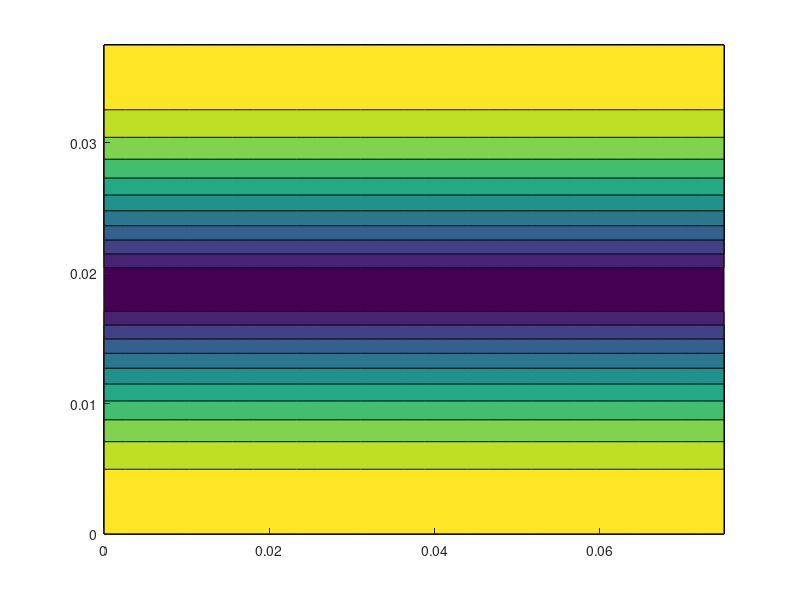

The MATLAB source for this figure: (Note: this script raises an error after producing the figure.)
clc
clear
close all

% 2.4 GHz Resonator Cavity

% Width
a = 0.075;

% Height
b = 0.0375;

% Depth
c = 0.113067;

% permittivity
e0 = 8.854e-12;

% permeability
mu0 = (4*pi)*(10^(-7));

% frequency
f = 5.7e9;

% convert frequency to omega
omega_f = 2.*pi.*f;

% beta
beta = omega_f.*sqrt(mu0.*e0);

% Transverse Electric TE

for m = 1:1:5
for n = 1:1:5
for p = 1:1:5
    frTE(m,n,p) = ((3e8)/(2*pi)).*sqrt((((m-1).*pi)./a).^2 + (((n-1).*pi)./b).^2 + ((p.*pi)./c).^2);
end
end
end

% Transverse Magnetic TM

for m = 1:1:5
for n = 1:1:5
for p = 1:1:5
    frTM(m,n,p) = ((3e8)/(2*pi)).*sqrt((((m).*pi)./a).^2 + (((n).*pi)./b).^2 + (((p-1).*pi)./c).^2);
end
end
end

for m = 1:1:5
    beta_x(m) = ((m-1).*pi)./a;
end

for n = 1:1:5
    beta_y(n) = ((n-1).*pi)./b;
end

for p = 1:1:5
    beta_z(p) = (p.*pi)./c;
end

% XY Plane

x = linspace(0, 0.075, 30);
y = linspace(0, 0.0375, 30);
y = y';
z = 0.113067/2;

[X,Y] = meshgrid(x,y);

% Vectors
H_x011 = 1j.*sin(beta_x(1).*X).*cos(beta_y(2).*Y).*cos(beta_z(1).*z);
H_y011 = 1j.*cos(beta_x(1).*X).*sin(beta_y(2).*Y).*cos(beta_z(1).*z);

% Magnitude
H_y011m = 1j.*((beta_y(2).*beta_z(1))./(omega_f.*mu0.*e0)).*cos(beta_x(1).*X).*sin(beta_y(2).*Y).*cos(beta_z(1).*z);
H_z011 = -1j.*((-beta_z(1).^2 + beta.^2)./(omega_f.*mu0.*e0)).*cos(beta_x(1).*X).*cos(beta_y(2).*Y).*sin(beta_z(1).*z);

H_z011 = sqrt((H_y011m.^2)+(H_z011.^2));

figure(1)
contourf(X,Y,abs(H_z011),'edgecolor','none')
colorbar 
colormap jet
xlim([0, 0.075])
ylim([0, 0.0375])
title('Resonant Cavity TE_{011} H_{Mag} Field at the XZ Plane', 'FontSize', 20)
xlabel('x length, m', 'FontSize', 16)
ylabel('z length, m', 'FontSize', 16)
% figure(2)
% quiverC2Dm(X,Y,abs(H_x011),abs(H_y011))
% xlim([0, 0.075])
% ylim([0, 0.0375])
% title('Resonant Cavity TE_{011} H_{Vector} Field at the XZ Plane', 'FontSize', 20)
% xlabel('x length, m', 'FontSize', 16)
% ylabel('z length, m', 'FontSize', 16)

% XZ Plane

x = linspace(0, 0.075, 30);
z = linspace(0, 0.113067, 30);
z = z';
y = 0.0375/2;

[X,Z] = meshgrid(x,z);

% Vectors
H_x011 = 1j.*sin(beta_x(1).*X).*cos(beta_y(2).*y).*cos(beta_z(1).*Z);
H_z011v = -1j.*cos(beta_x(1).*X).*cos(beta_y(2).*y).*sin(beta_z(1).*Z);

% Magnitude
H_y011m = 1j.*((beta_y(2).*beta_z(1))./(omega_f.*mu0.*e0)).*cos(beta_x(1).*X).*sin(beta_y(2).*y).*cos(beta_z(1).*Z);
H_z011 = -1j.*((-beta_z(1).^2 + beta.^2)./(omega_f.*mu0.*e0)).*cos(beta_x(1).*X).*cos(beta_y(2).*y).*sin(beta_z(1).*Z);

H_z011 = sqrt((H_y011m.^2)+(H_z011.^2));

figure(3)
contourf(X,Z,abs(H_z011),'edgecolor','none')
colorbar 
colormap jet
xlim([0, 0.075])
ylim([0, 0.113067])
title('Resonant Cavity TE_{011} H_{Mag} Field at the XY Plane', 'FontSize', 20)
xlabel('x length, m', 'FontSize', 16)
ylabel('y length, m', 'FontSize', 16)
% figure(4)
% quiverC2Dm(X,Z,imag(H_x011),imag(H_z011v))
% xlim([0, 0.075])
% ylim([0, 0.113067])
% title('Resonant Cavity TE_{011} H_{Vector} Field at the XY Plane', 'FontSize', 20)
% xlabel('x length, m', 'FontSize', 16)
% ylabel('z length, m', 'FontSize', 16)

% YZ Plane

x = 0.075/2;
z = linspace(0, 0.113067, 30);
y = linspace(0, 0.0375, 30);
y = y';

[Z,Y] = meshgrid(z,y);

% Vectors
H_z011v = -1j.*cos(beta_x(1).*x).*cos(beta_y(2).*Y).*sin(beta_z(1).*Z);
H_y011 = 1j.*cos(beta_x(1).*x).*sin(beta_y(2).*Y).*cos(beta_z(1).*Z);

% Magnitude
H_y011m = 1j.*((beta_y(2).*beta_z(1))./(omega_f.*mu0.*e0)).*cos(beta_x(1).*x).*sin(beta_y(2).*Y).*cos(beta_z(1).*Z);
H_z011 = -1j.*((-beta_z(1).^2 + beta.^2)./(omega_f.*mu0.*e0)).*cos(beta_x(1).*x).*cos(beta_y(2).*Y).*sin(beta_z(1).*Z);

H_z011 = sqrt((H_y011m.^2)+(H_z011.^2));

figure(5)
contourf(Z,Y,imag(H_z011),'edgecolor','none')
colorbar 
colormap jet
xlim([0, 0.113067])
ylim([0, 0.0375])
title('Resonant Cavity TE_{011} H_{Mag} Field at the YZ Plane', 'FontSize', 20)
xlabel('y length, m', 'FontSize', 16)
ylabel('z length, m', 'FontSize', 16)
figure(6)
quiverC2Dm(Z,Y,imag(H_z011v),imag(H_y011))
xlim([0, 0.113067])
ylim([0, 0.0375])
title('Resonant Cavity TE_{011} H_{Vector} Field at the YZ Plane', 'FontSize', 20)
xlabel('y length, m', 'FontSize', 16)
ylabel('z length, m', 'FontSize', 16)
